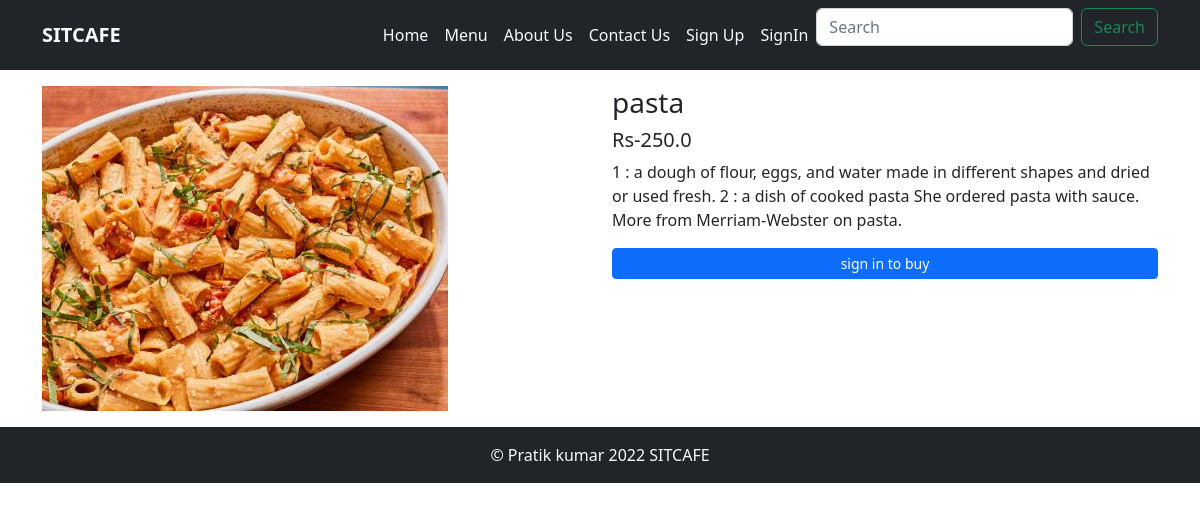
/food/details/4/, run on the app's committed database.
### food/models.py (models this page shows, shortened)
class Food(models.Model):
    category = models.ForeignKey(cuisine, on_delete = models.DO_NOTHING)
    name = models.CharField(max_length = 100)
    description = models.TextField()
    secondery_desscription = models.TextField(blank = True)
    price = models.FloatField()
    is_available = models.BooleanField(default = True)
    image = models.ImageField(upload_to = "food_images/")

### food/views.py (the view)
# urls.py: path('details/<int:id>/',views.details,name='details'),
def details(request, id):
    food = Food.objects.get(id = id)
    context = {
        'food' : food
    }
    return render(request,'food/details.html',context)

### templates/food/details.html (shortened to what this page needs)
{% extends 'base.html' %}
{% block content %}
<div class ='container'>
    <div class ="row my-3">
        <div class='col-md-6'>
            <img src="{{food.image.url}}" alt="{{food.name}}">
        </div>
        <div class = 'col-md-6'>
            <h3>{{food.name}}</h3>
            <h5>Rs-{{food.price}} </h5>
            <p class ='text-lead'>{{food.description}}</p>
            <div class ='my-2'>
                {% if food.is_available %}
                    {% if user.is_authenticated %}
                    <form action="{% url 'add_to_cart' %}" method ='POST'>
                        {% csrf_token %}
                        <input type="hidden" name='food_id' value ='{{food.id}}'>
                            <div class="input-group mb-3">
                            <button class="btn btn-outline-secondary" type="button" onclick="decrement()">-</button>
                            <input type="text" class="quantity" id="quantity" name ="quantity" value = "1" readonly>
                            <button class="btn btn-outline-secondary" type="button" onclick="increment()">+</button>
                        </div>
                        <input type="submit" value="Add to cart" class = "btn btn-primary w-100">
                    </form>
                    {% comment %} <a href="" class ="btn btn-primary btn-sm w-100">Add to Cart</a> {% endcomment %}
                    {% else %}
                        <a href={% url 'sign_in' %} class ="btn btn-primary btn-sm w-100">sign in to buy</a>
                    {% endif %}
                {% else %}
                    <p class='text-danger'>Curently not available</p>
                {% endif %}
            </div>
        </div>
    </div>
</div>
{% endblock content %}

### data on the page
Food: image (picture), name "pasta", price "250.0", description "1 : a dough of flour, eggs, and water made in different shapes and dried or used fresh. 2 : a dish of cooked pasta She ordered pasta with sauce. More from Merriam-Webster on pasta."
